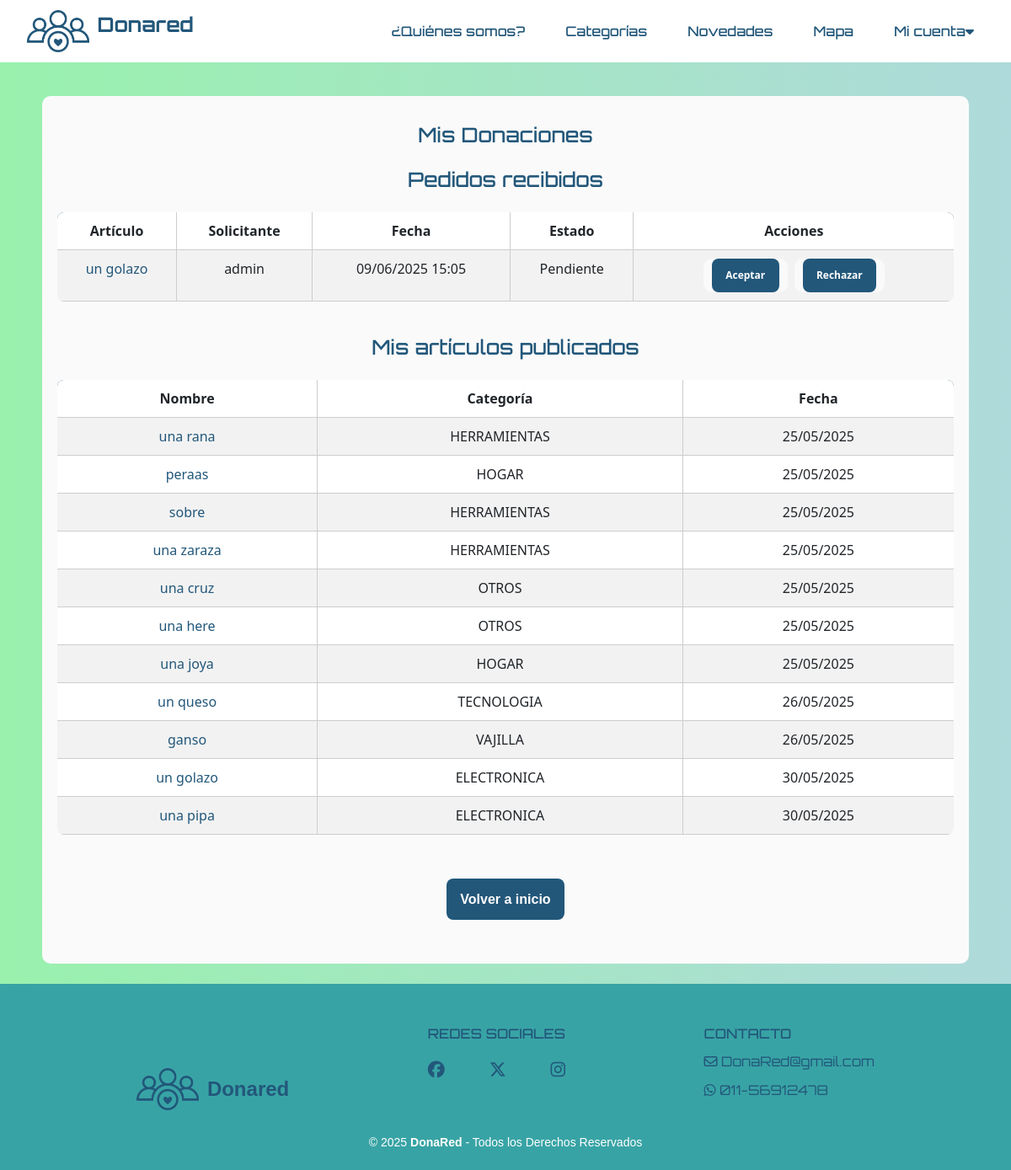
The page /donaciones/ (signed in) on the database its author committed.
### donaredapp/models.py (models this page shows, shortened)
class Solicitud(models.Model):
    item = models.ForeignKey(Item, on_delete=models.CASCADE, related_name='item_solicitudes')
    donante = models.ForeignKey(User, on_delete=models.CASCADE, related_name='donante_solicitudes')
    beneficiario = models.ForeignKey(User, on_delete=models.CASCADE, related_name='beneficiario_solicitudes')
    fecha_creacion = models.DateTimeField(auto_now_add=True)
    STATUS_CHOICES = [
        ('PENDIENTE', 'Pendiente'),
        ('ACEPTADA', 'Aceptada'),
        ('RECHAZADA', 'Rechazada'),
        ('CONCRETADA', 'Concretada'),
    ]
    estado = models.CharField(max_length=20, choices=STATUS_CHOICES, default='PENDIENTE')
    class Meta:
        unique_together = ['item', 'beneficiario']
        verbose_name = 'Donación'
        verbose_name_plural = 'Donaciones'

class Item(models.Model):
    nombre = models.CharField(max_length=100)
    descripcion = models.TextField()
    categoria = models.ForeignKey(Categoria, on_delete=models.CASCADE)
    fecha_creacion = models.DateTimeField(auto_now_add=True)
    usuario = models.ForeignKey(
        User,
        on_delete=models.CASCADE,
        related_name='items',
        null=True,
    )
    imagen = models.ImageField(upload_to='items/', null=True, blank=True, default='items/sin_imagen.png')
    domicilio = models.CharField(max_length=255, null=True, blank=True)
    activo = models.BooleanField(default=True)
    latitude = models.DecimalField(max_digits=9, decimal_places=6, null=True, blank=True)
    longitude = models.DecimalField(max_digits=9, decimal_places=6, null=True, blank=True)

class Categoria(models.Model):
    nombre = models.CharField(max_length=25)

### donaredapp/views_solicitudes.py (the view)
# urls.py: path('donaciones/', views_solicitudes.donaciones, name='donaciones'),
@login_required
def donaciones(request):
    items = Item.objects.filter(usuario=request.user, activo=True)
    solicitudes = Solicitud.objects.filter(donante=request.user).order_by('-fecha_creacion')
    return render(request, 'donaredapp/donaciones.html', {
        'solicitudes': solicitudes,
        'items': items,
    })

### donaredapp/templates/donaredapp/donaciones.html (shortened to what this page needs)
{% extends 'donaredapp/base.html' %}
{% block content %}
<section>
  <main id="main-solicitudes" class="main-solicitudes">
    <div class="formulario-container">
      <h2>Mis Donaciones</h2>
      <h2>Pedidos recibidos</h2>
      {% if solicitudes %}
      <div class="table-responsive">
        <table class="table table-striped">
          <thead>
            <tr>
              <th>Artículo</th>
              <th>Solicitante</th>
              <th>Fecha</th>
              <th>Estado</th>
              <th>Acciones</th>
            </tr>
          </thead>
          <tbody>
            {% for solicitud in solicitudes %}
              <tr>
                <td><a href="{% url 'donaredapp:tarjeta' item_id=solicitud.item.id %}">{{ solicitud.item.nombre }}</a></td>
                <td>{{ solicitud.beneficiario.username }}</td>
                <td>{{ solicitud.fecha_creacion|date:"d/m/Y H:i" }}</td>
                <td>{{ solicitud.get_estado_display }}</td>
                <td>
                  {% if solicitud.estado == 'PENDIENTE' %}
                  <form method="post" action="{% url 'donaredapp:gestionar_solicitud' solicitud_id=solicitud.id %}">
                    <button type="submit" class="btn btn-primary">Aceptar</button>
                  </form>
                  <form method="post" action="{% url 'donaredapp:gestionar_solicitud' solicitud_id=solicitud.id %}">
                    <button type="submit" class="btn btn-primary">Rechazar</button>
                  </form>
                  {% elif solicitud.estado == 'ACEPTADA' %}
                  <form method="post" action="{% url 'donaredapp:gestionar_solicitud' solicitud_id=solicitud.id %}">
                    {% csrf_token %}
                    <input type="hidden" name="action" value="completar">
                    <button type="submit" class="btn btn-primary">Marcar como completada</button>
                  </form>
                  {% endif %}
                </td>
              </tr>
            {% endfor %}
          </tbody>
        </table>
      {% else %}
        <p>No tienes solicitudes recibidas.</p>
      {% endif %}
      </div>
      <h2>Mis artículos publicados</h2>
      {% if items %}
      <div class="table-responsive">
        <table class="table table-striped">
          <thead>
            <tr>
              <th>Nombre</th>
              <th>Categoría</th>
              <th>Fecha</th>
            </tr>
          </thead>
          <tbody>
            {% for item in items %}
              <tr>
                <td><a href="{% url 'donaredapp:tarjeta' item_id=item.id %}">{{ item.nombre }}</a></td>
                <td>{{ item.categoria.nombre }}</td>
                <td>{{ item.fecha_creacion|date:"d/m/Y" }}</td>
              </tr>
            {% endfor %}
          </tbody>
        </table>
        {% else %}
          <p>No tienes artículos publicados.</p>
        {% endif %}
      </div>
        <p>
          <a href="{% url 'donaredapp:index' %}">
            <button class="btn btn-primary">Volver a inicio</button>
          </a>
        </p>
    </div>
  </main>
</section>
{% endblock %}

### donaredapp/static/donaredapp/style.css (style rules this page uses)
html, body { max-width: 100vw; overflow-x: hidden; }
body { background-color: #ffffff; color: #22577A; margin: 0 ; padding: 0; box-sizing: border-box; }
h1, h2, h3 { font-family: 'Orbitron', sans-serif; }
p { font-family: 'helvetica', sans-serif; }
a { text-decoration: none; color: inherit; }
.btn { padding: 0.8rem 1.5rem; border-radius: 8px; font-weight: 600; transition: all 0.3s ease; text-decoration: none; display: inline-block; }
.btn-primary, .btn-outline-primary { background: #22577A; color: white; }
.formulario-container { width: 100%; display: flex; flex-direction: column; justify-content: center; align-items: center; min-height: 0; margin: 0; }
.formulario-container form { width: 100%; max-width: 420px; background: #fafafa; padding: 28px 20px 24px 20px; border-radius: 10px; align-self: center; display: flex; flex-direction: column; gap: 16px; }
form { display: flex; flex-direction: column; gap: 15px; }
.main-solicitudes { min-height: 100vh; display: flex; flex-direction: column; justify-content: center; align-items: center; background: linear-gradient(90deg, #99F1AD 0%, #AFDADB 100%); padding: 0; }
.main-solicitudes .formulario-container { width: 100%; max-width: 1100px; background: #fafafa; border-radius: 10px; padding: 32px 18px 24px 18px; margin: 40px auto 24px auto; display: flex; flex-direction: column; align-items: center; }
.formulario-container h2 { font-size: 1.5rem; text-align: center; color: #22577A; margin-bottom: 24px; font-family: 'Orbitron', sans-serif; }
.table-responsive { width: 100%; overflow-x: auto; margin-bottom: 24px; }
.table { width: 100%; border-collapse: collapse; background: #fff; border-radius: 8px; overflow: hidden; font-size: 1rem; }
.table thead { background: #22577A; color: #fff; }
.table th, .table td { padding: 10px 6px; text-align: center; border-bottom: 1px solid #cecdcd; border-right: 1px solid #cecdcd; }
.table th:last-child, .table td:last-child { border-right: none; }
.table-striped tbody tr:nth-child(even) { background: #f3f3f3; }
.table a { color: #22577A; font-weight: 500; transition: color 0.2s; }
.table td form { display: inline-block; margin: 0 2px; vertical-align: middle; }
.table td form button { min-width: 80px; font-size: 0.95rem; width: auto; }
.btn-primary { background-color: #22577A; color: #fff; border: none; padding: 10px 28px; border-radius: 4px; font-size: 1rem; font-weight: bold; margin-top: 12px; transition: background 0.2s, color 0.2s; }
.table-striped td form { width: auto; padding: 0px 10px 0px 10px; }
.table-striped td form .btn-primary { display: flex; justify-content: center; align-items: center; gap: 10px; }
.table-striped td form .btn-primary { margin: 0; width: fit-content; height: 40px; font-size: 12px; }
.btn { padding: 0.8rem 1rem; border-radius: 8px; font-weight: 600; transition: all 0.3s ease; text-decoration: none; display: inline-block; cursor: pointer; border: none; margin: 12px 0; }
.btn-primary { background-color: #22577A; color: white; }
.formulario-container { width: 100%; max-width: 500px; background: #fafafa; border-radius: 10px; padding: 32px 18px 24px 18px; margin: 40px auto 24px auto; display: flex; flex-direction: column; align-items: center; }
.formulario-container form { width: 100%; max-width: 500px; background: #fafafa; padding: 28px 20px 24px 20px; border-radius: 10px; align-self: center; display: flex; flex-direction: column; gap: 16px; font-size: 14px; }

### rows shown on the page
Solicitud: item.nombre "un golazo", beneficiario.username "admin", fecha_creacion "09/06/2025 15:05", estado "Pendiente", shows "Aceptar"
Item: nombre "una rana", categoria.nombre "HERRAMIENTAS", fecha_creacion "25/05/2025"
Item: nombre "peraas", categoria.nombre "HOGAR", fecha_creacion "25/05/2025"
Item: nombre "sobre", categoria.nombre "HERRAMIENTAS", fecha_creacion "25/05/2025"
Item: nombre "una zaraza", categoria.nombre "HERRAMIENTAS", fecha_creacion "25/05/2025"
Item: nombre "una cruz", categoria.nombre "OTROS", fecha_creacion "25/05/2025"
Item: nombre "una here", categoria.nombre "OTROS", fecha_creacion "25/05/2025"
Item: nombre "una joya", categoria.nombre "HOGAR", fecha_creacion "25/05/2025"
Item: nombre "un queso", categoria.nombre "TECNOLOGIA", fecha_creacion "26/05/2025"
Item: nombre "ganso", categoria.nombre "VAJILLA", fecha_creacion "26/05/2025"
Item: nombre "un golazo", categoria.nombre "ELECTRONICA", fecha_creacion "30/05/2025"
Item: nombre "una pipa", categoria.nombre "ELECTRONICA", fecha_creacion "30/05/2025"
